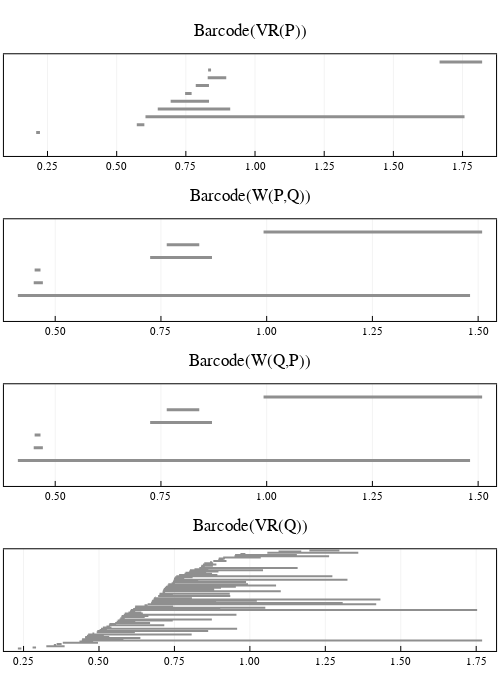

Source (notebook cell):
### Code cell
# plot all four barcodes
barcode_VR_P = barcode(VR_P, dim = 1)
barcode_W_P = barcode(W_P["eirene_output"], dim = 1)
barcode_W_Q = barcode(W_Q["eirene_output"], dim = 1)
barcode_VR_Q = barcode(VR_Q, dim = 1)

# plot
p1 = plot_barcode(barcode_VR_P, lw = 3, title = "Barcode(VR(P))", titlefontsize = 12)
p2 = plot_barcode(barcode_W_P, lw = 3, title = "Barcode(W(P,Q))", titlefontsize = 12)
p3 = plot_barcode(barcode_W_Q, lw = 3, title = "Barcode(W(Q,P))", titlefontsize = 12)
p4 = plot_barcode(barcode_VR_Q, lw = 2, title = "Barcode(VR(Q))", titlefontsize = 12)
plot(p1, p2, p3, p4, layout = grid(4,1), size = (500, 700))
